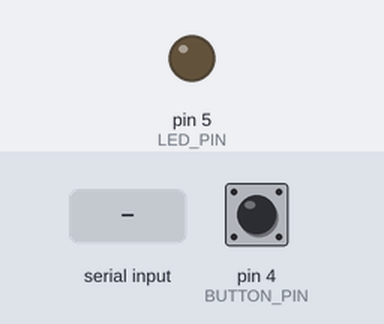
A sketch run on a simulated Arduino Uno, built with avr-gcc and run on an emulated ATmega328P. On the bench: output pins drawn as LEDs (lit = HIGH). Inputs (shaded band) come from the test bench; at power-on: pin 4 (BUTTON_PIN) HIGH. The modem accepts every AT command (registered, SIM ready, sends succeed) and sends nothing else; what the sketch prints to the serial monitor is not drawn.

Above: at 1.2 s.
1.3 s: "A" received over the second serial link
At 2.3 s:
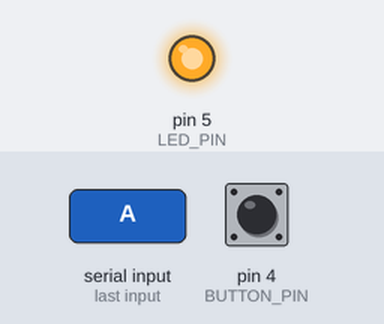
2.8 s: "B" received over the second serial link
At 3.5 s:
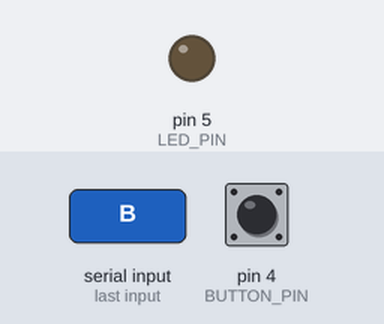
Timing chart, 0 to 5.8 s (numbered marks = the images above; inputs shaded):
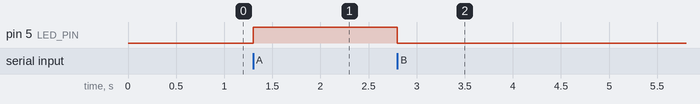

Measured:
- after the input at 1.3 s, pin 5 (LED_PIN): LOW → HIGH at once
- after the input at 2.8 s, pin 5 (LED_PIN): HIGH → LOW at once

The sketch:

Test_Case.ino
```cpp
// Test program for the BT modules

#include <SoftwareSerial.h>

//Define some pin numbers
#define BT_SERIAL_RX 8
#define BT_SERIAL_TX 9
#define LED_PIN 5
#define BUTTON_PIN 4

//Define some baudrates
#define DEFAULT_USB_BAUD 9600
#define DEFAULT_HC_05_BAUD 9600
#define AT_HC_05_BAUD 38400

SoftwareSerial btSerial(BT_SERIAL_RX, BT_SERIAL_TX);

bool atMode = false;
unsigned long lastSend = 0;

void checkAT()
{
  btSerial.println("AT");

  delay(30);

  Serial.print("Returned from module in checkAT: ");

  String returned("");

  while(btSerial.available() > 0)
  {
    returned += (char)btSerial.read();
  }

  Serial.print(returned);

  if (returned == "OK\r\n")
  {
    atMode = true;
    Serial.println("atMode set to true!");
    return;
  }

  Serial.println("atMode not set!");
  return;
}

void setup()
{
  Serial.begin(DEFAULT_USB_BAUD);
  btSerial.begin(38400);

  pinMode(LED_PIN, OUTPUT);
  pinMode(BUTTON_PIN, INPUT_PULLUP);

  checkAT();

  if (!atMode)
  {
    btSerial.begin(9600);
  }
}

void loop()
{
  if (atMode)
  {
    while(btSerial.available() > 0)
    {
      Serial.print((char)btSerial.read());
    }

    while(Serial.available() > 0)
    {
      btSerial.print((char)Serial.read());
    }
  }

  if (!atMode)
  {
    if (btSerial.available() > 0)
    {
      byte readChar = btSerial.read();
      if (readChar == 'A')
      {
        digitalWrite(LED_PIN, HIGH);
      }
      if (readChar == 'B')
      {
        digitalWrite(LED_PIN, LOW);
      }
    }
    if (lastSend + 50 <= millis())
    {
      if (digitalRead(BUTTON_PIN) == LOW)
      {
        btSerial.print('A');
      }
      if (digitalRead(BUTTON_PIN) == HIGH)
      {
        btSerial.print('B');
      }
      lastSend = millis();
    }
  }
}
```
